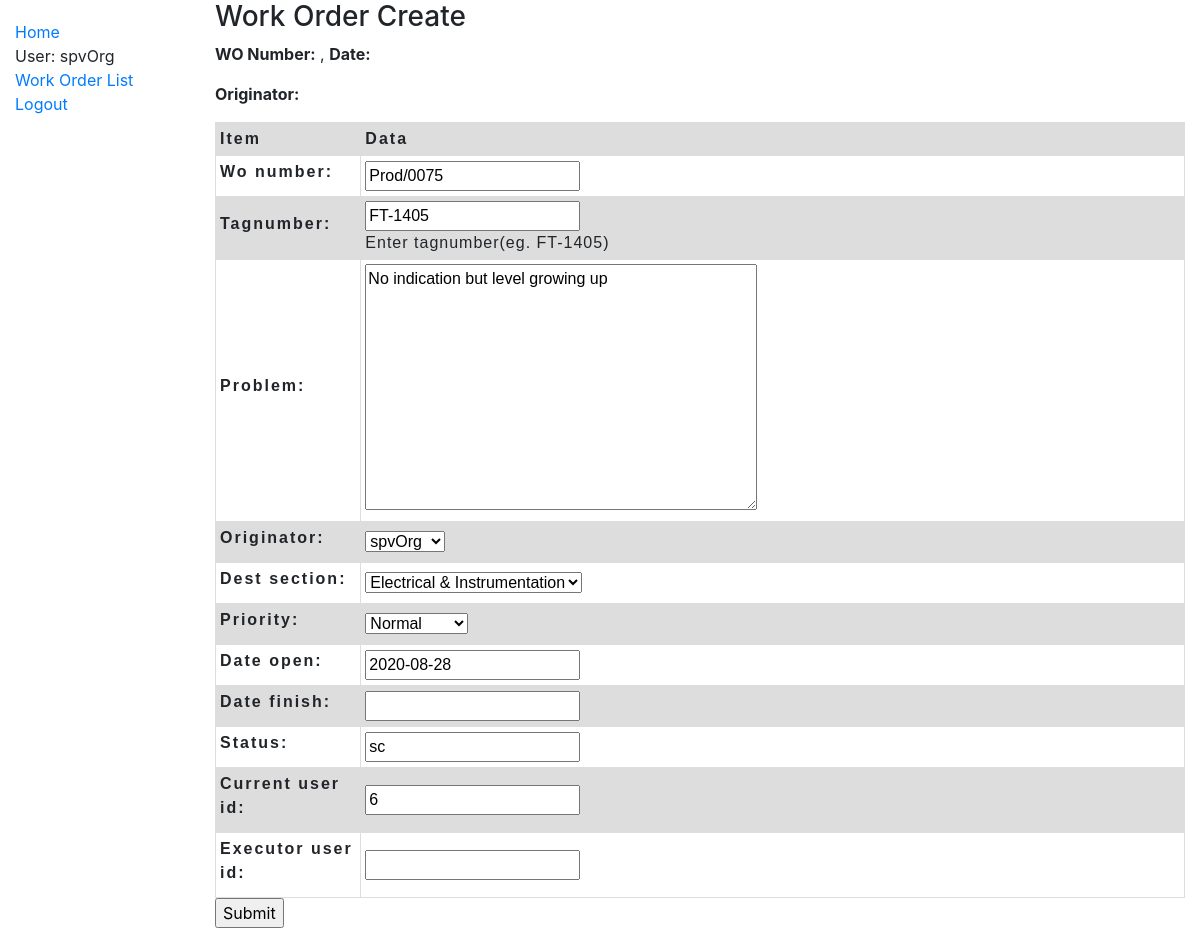
The page /workOrder/work_order/75/update/ (signed in) on the database as committed earlier.
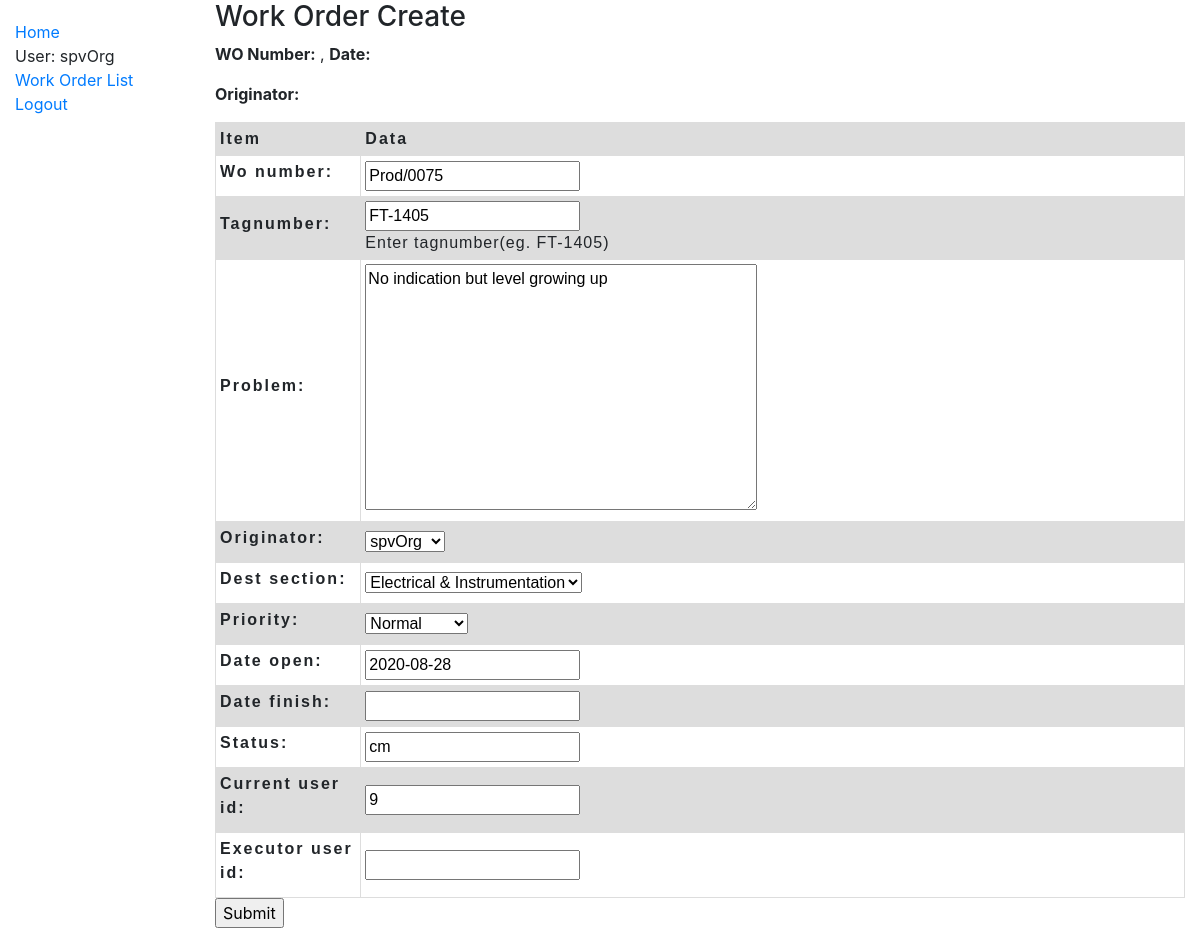
The same page on the database as committed later.
### workOrder/models.py (models this page shows, shortened)
class Work_order(models.Model):
    wo_number = models.CharField(max_length=20, null=True)
    tagnumber = models.CharField(max_length=50, null=True, help_text='Enter tagnumber(eg. FT-1405)')
    problem = models.TextField(max_length=1000, null=True)
    originator = models.ForeignKey(User,
        on_delete=models.SET_NULL,
        null=True)
    dest_section = models.ForeignKey(Section,
        on_delete=models.SET_NULL,
        null=True)
    PRIORITY_STATUS = (
        ('n', 'Normal'),
        ('e', 'Emergency'),
        ('s', 'Shutdown'),
        ('o', 'Other'),
    )
    priority = models.CharField(max_length=1,
        choices=PRIORITY_STATUS,
        blank=True,
        default='n')
    date_open = models.DateField()
    date_finish = models.DateField(null=True)
    status = models.CharField(max_length=2,
        blank=True)
    current_user_id = models.IntegerField(null=True)
    executor_user_id = models.IntegerField(null=True)
    class Meta:
        ordering = ['originator','status','wo_number']

### workOrder/views.py (the view)
# urls.py: path('work_order/<int:pk>/update/', views.Work_orderUpdate.as_view(), name='work_order_update'),
class Work_orderUpdate(LoginRequiredMixin, UpdateView):
    model = Work_order
    fields = '__all__'
    template_name = 'workOrder/work_order_form.html'  # Specify your own template name/location

### workOrder/models.py (called while the page is built)
    def __str__(self):
        return self.name

### workOrder/templates/workOrder/work_order_form.html (shortened to what this page needs)
{% extends "base_generic.html" %}
{% block content %}
  <h3>Work Order Create</h3>
  <p><strong>WO Number:</strong> {{ wo_number }}, <strong>Date:</strong> {{ date_open }}</p>
  <p><strong>Originator:</strong> {{ originator }}</p>
  <form action="" method="post">
    <table class="WoForm">
      <thead>
        <tr>
          <th scope="col">Item</th>
          <th scope="col">Data</th>
        </tr>
      </thead>
      {{ form.as_table }}
    </table>
    <input type="submit" value="Submit">
  </form>
{% endblock %}

Rows that differ between the two databases and show on the page:
changed Work_order "Prod/0075": status "sc" → "cm"; current_user_id "6" → "9"
